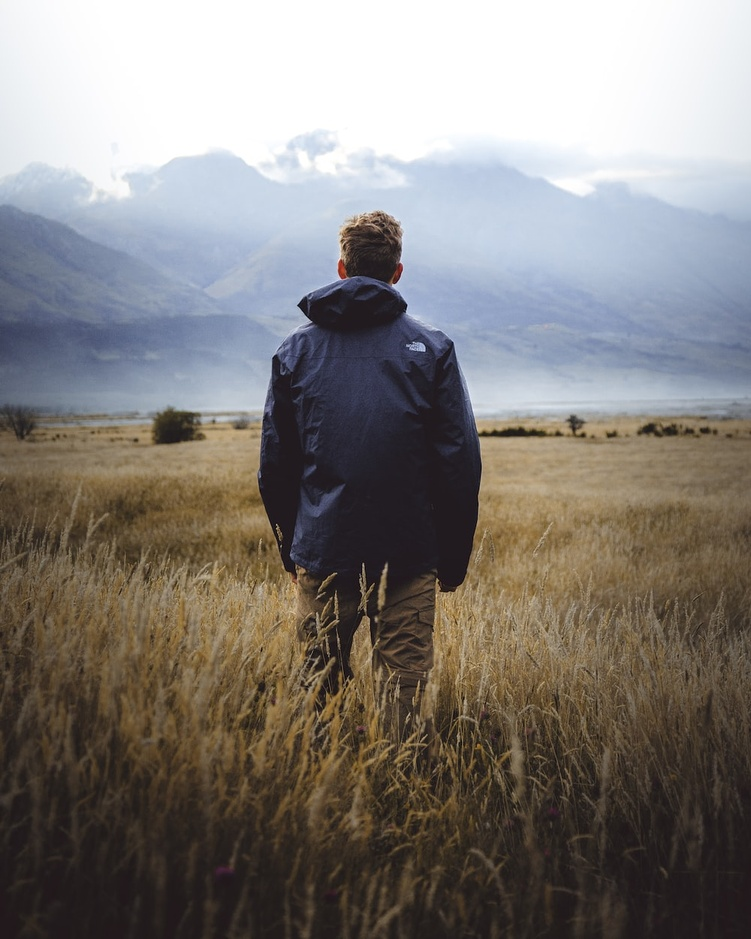
#> input picture chi-chi.jpg, 751 x 939 px, shrunk from 1000 x 1250 before the run, found by its file name
$ python Image_Cartoonifying.py
#> lines starting #> are read from the running program, lines starting #| are printed output that depends on the picture; after the words box and inside, x2 and y2 are one past the last pixel; in counts of white or black regions, pixels touching at a corner belong together
import cv2
import numpy as np

def read_image(filename):
    im=cv2.imread(filename)
#> im is the input picture: shape (939, 751, 3); mean B, G, R 122.2, 126, 130.7
    return im

def edge_detection(image,line_width,blur_amount):
#> called with line_width = 9, blur_amount = 7
    gray_scale_img=cv2.cvtColor(image,cv2.COLOR_BGR2GRAY)
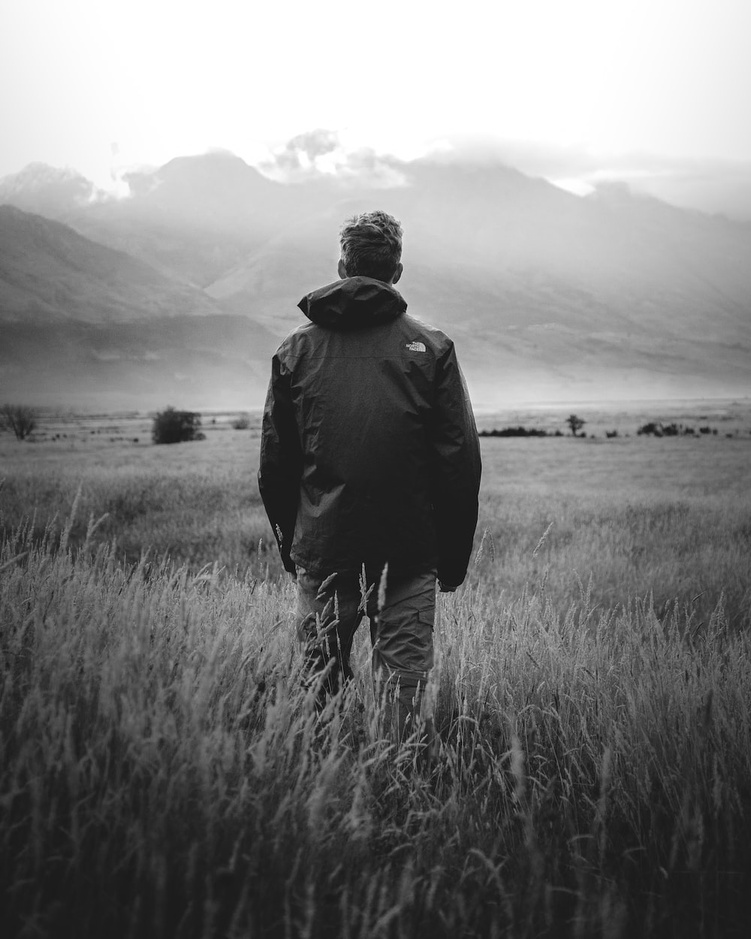
#> gray_scale_img: shape (939, 751); min 2, max 255, mean 127
    grayBlur=cv2.medianBlur(gray_scale_img,blur_amount)
    edges=cv2.adaptiveThreshold(grayBlur,255,cv2.ADAPTIVE_THRESH_MEAN_C,cv2.THRESH_BINARY,line_width,blur_amount)
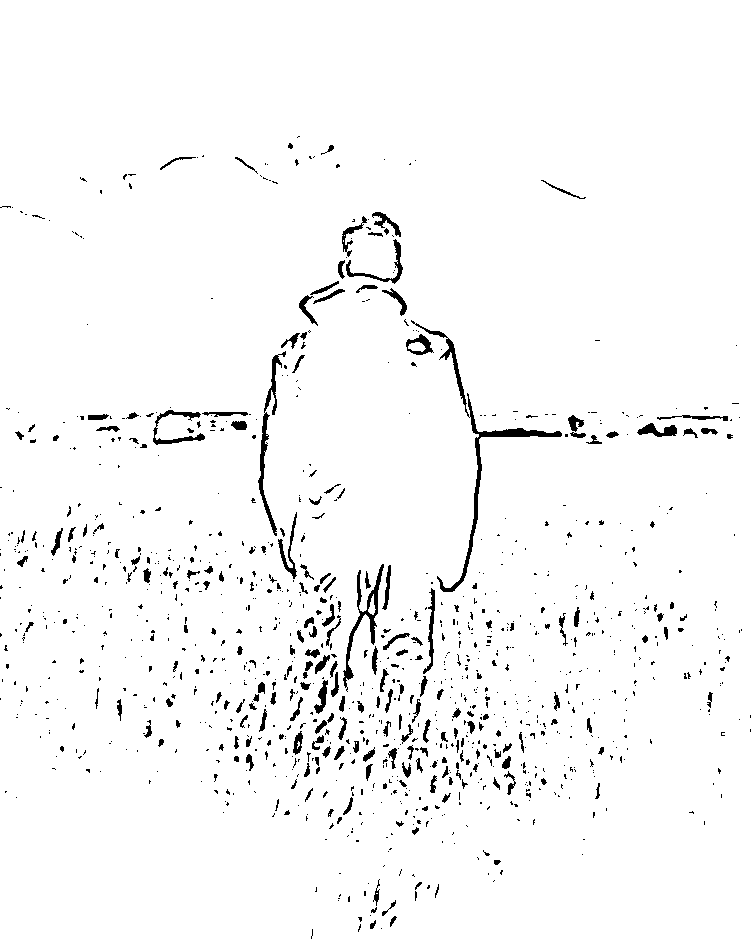
#> edges: shape (939, 751); 97% white; 1121 black regions (887 under 20 px), largest, box (x1, y1, x2, y2) and area: (411, 320, 562, 592) 1815, (343, 564, 384, 692) 868, (258, 351, 286, 536) 866
    return edges

def color_quantisation(image,k):
#> called with k = 6
    data=np.float32(image).reshape((-1,3))
    criteria=(cv2.TermCriteria_EPS+cv2.TERM_CRITERIA_MAX_ITER,20,0.001)
    ret,label,centroid=cv2.kmeans(data,k,None,criteria,10,cv2.KMEANS_RANDOM_CENTERS)
#> ret = 391884212.7; centroid = [[104.3, 126.2, 140.9], [221.7, 205, 192.4], [61.07, 82.59, 99.09], [252.1, 250.8, 249.7], [35.11, 38.27, 45.94], [183, 161, 148.4]]
    centroid=np.uint8(centroid)
#> centroid = [[104, 126, 140], [221, 204, 192], [61, 82, 99], [252, 250, 249], [35, 38, 45], [183, 161, 148]]
    result=centroid[label.flatten()]
    result=result.reshape(image.shape)
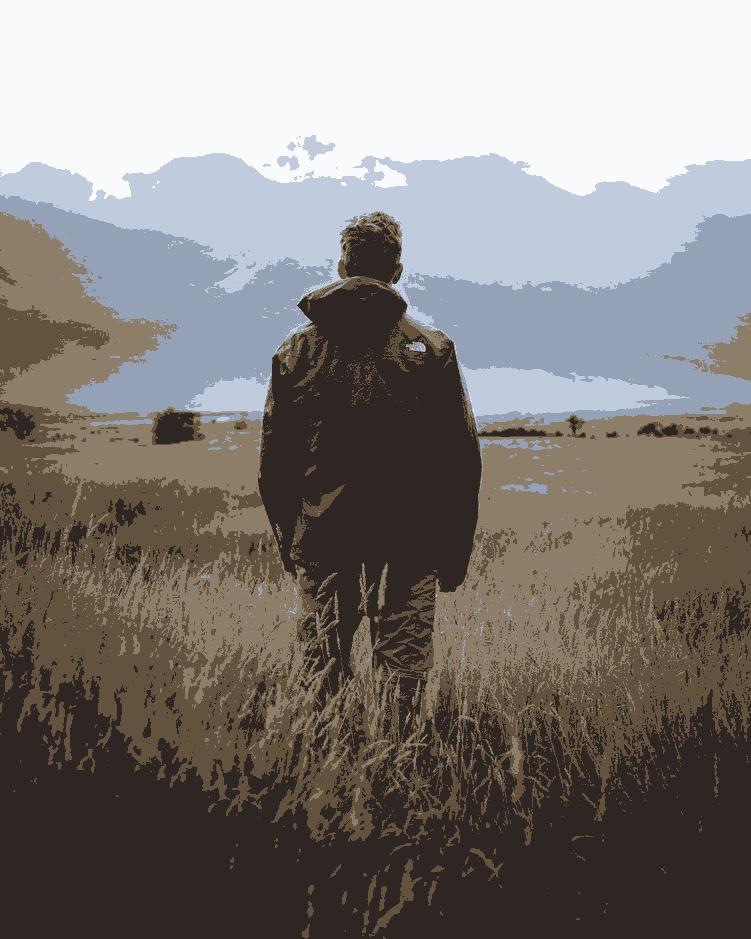
#> result: shape (939, 751, 3); mean B, G, R 122.1, 125.6, 130.1
    return result

image=read_image("C:/Internship/4-Image _Cartoonifying/chi-chi.jpg")
line_width=9
blur_amount=7
totalColors=6
edgeimage=edge_detection(image,line_width,blur_amount)
image=color_quantisation(image,totalColors)
blurred_image=cv2.bilateralFilter(image,d=7,sigmaColor=200,sigmaSpace=200)
cartoon=cv2.bitwise_and(blurred_image,blurred_image,mask=edgeimage)
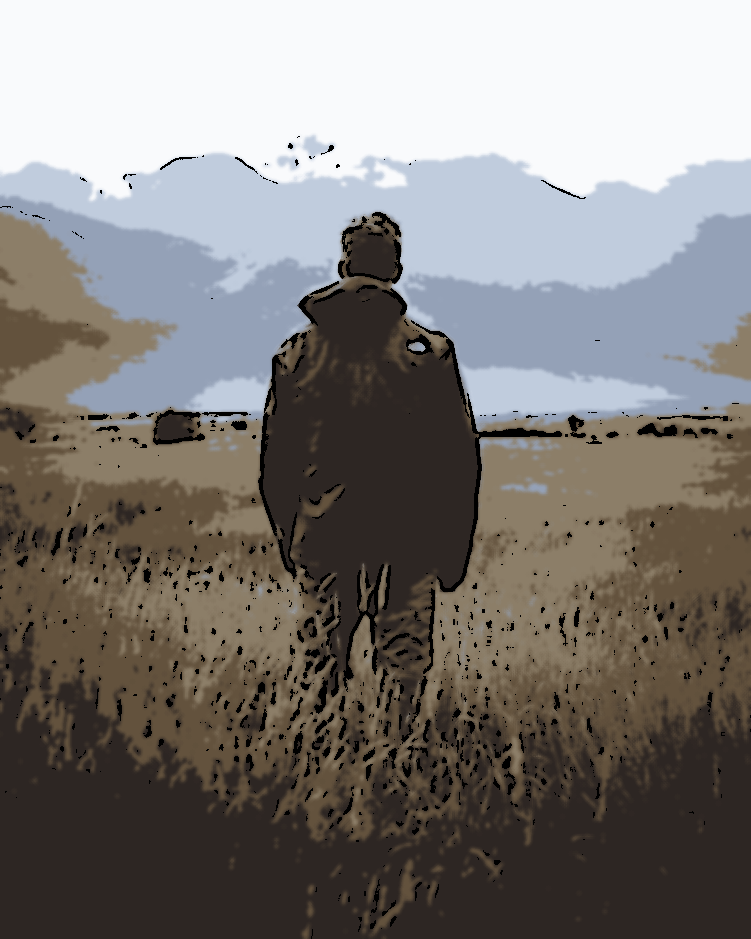
#> cartoon: shape (939, 751, 3); mean B, G, R 120.3, 123.5, 127.7
cv2.imwrite('C:/Internship/4-Image _Cartoonifying/cartoon.jpg',cartoon)
print('hey')
